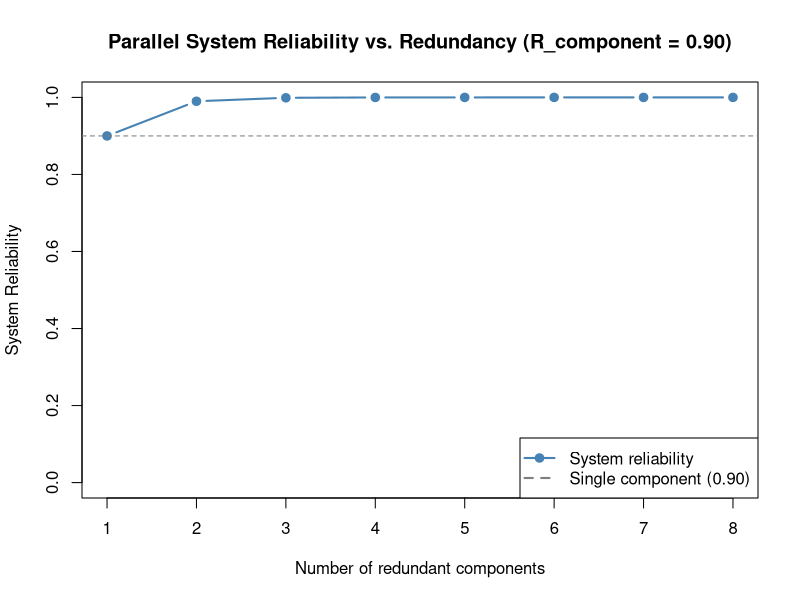

The R source for this figure:
## ---- chunk 1
#| message: false
library(DiagrammeR)
## ---- chunk 2
#| eval: !expr knitr::is_html_output()
grViz("
digraph series {
  rankdir = LR
  graph [bgcolor = transparent]
  node [shape = rectangle, style = filled, fillcolor = '#AED6F1',
        fontname = 'sans-serif', fontsize = 12, margin = '0.2,0.1']
  edge [arrowsize = 0.8]
  I [shape = point, width = 0.15, fillcolor = black]
  A [label = 'Motor\nR = 0.95']
  B [label = 'Pump\nR = 0.90']
  C [label = 'Valve\nR = 0.98']
  O [shape = point, width = 0.15, fillcolor = black]
  I -> A -> B -> C -> O
}
")
## ---- chunk 3
R_motor <- 0.95
R_pump  <- 0.90
R_valve <- 0.98

R_series <- R_motor * R_pump * R_valve
R_series  # ~0.838
## ---- chunk 4
R_components <- c(0.98, 0.96, 0.99, 0.94, 0.97)
# R_series <- prod(R_components)
## ---- chunk 5
R_components <- c(0.98, 0.96, 0.99, 0.94, 0.97)
R_series <- prod(R_components)
R_series  # ~0.845
## ---- chunk 6
#| eval: !expr knitr::is_html_output()
grViz("
digraph parallel {
  rankdir = LR
  graph [bgcolor = transparent]
  node [shape = rectangle, style = filled, fillcolor = '#A9DFBF',
        fontname = 'sans-serif', fontsize = 12, margin = '0.2,0.1']
  edge [arrowsize = 0.8]
  I [shape = point, width = 0.15, fillcolor = black]
  A [label = 'Generator 1\nR = 0.90']
  B [label = 'Generator 2\nR = 0.85']
  O [shape = point, width = 0.15, fillcolor = black]
  I -> A -> O
  I -> B -> O
}
")
## ---- chunk 7
R_gen1 <- 0.90  # Generator 1
R_gen2 <- 0.85  # Generator 2

R_parallel <- 1 - (1 - R_gen1) * (1 - R_gen2)
R_parallel  # 0.985
## ---- chunk 8
n_vals <- 1:8
Rc     <- 0.90
R_par  <- 1 - (1 - Rc)^n_vals

plot(n_vals, R_par, type = "b", col = "steelblue", lwd = 2, pch = 19,
     xlab = "Number of redundant components",
     ylab = "System Reliability",
     main = "Parallel System Reliability vs. Redundancy (R_component = 0.90)",
     ylim = c(0, 1))
abline(h = Rc, col = "gray50", lty = 2)
legend("bottomright",
       legend = c("System reliability", "Single component (0.90)"),
       col = c("steelblue", "gray50"), lty = c(1, 2), pch = c(19, NA), lwd = 2)
## ---- chunk 9
R_components <- c(0.88, 0.88, 0.88)
# R_parallel <- 1 - prod(1 - R_components)
## ---- chunk 10
R_components <- c(0.88, 0.88, 0.88)
R_parallel <- 1 - prod(1 - R_components)
R_parallel  # ~0.9983
## ---- chunk 11
#| eval: !expr knitr::is_html_output()
grViz("
digraph mixed {
  rankdir = LR
  graph [bgcolor = transparent]
  node [shape = rectangle, style = filled, fillcolor = '#F9E79F',
        fontname = 'sans-serif', fontsize = 12, margin = '0.2,0.1']
  edge [arrowsize = 0.8]
  I [shape = point, width = 0.15, fillcolor = black]
  S [label = 'Sensor\nR = 0.95']
  T [label = 'Transmitter\nR = 0.97']
  A1 [label = 'Actuator 1\nR = 0.90']
  A2 [label = 'Actuator 2\nR = 0.90']
  O [shape = point, width = 0.15, fillcolor = black]
  I -> S -> T -> A1 -> O
  T -> A2 -> O
}
")
## ---- chunk 12
# Subsystem A (series)
R_A <- 0.95 * 0.97
R_A

# Subsystem B (parallel)
R_B <- 1 - (1 - 0.90) * (1 - 0.90)
R_B

# Overall system (A and B in series)
R_system <- R_A * R_B
R_system
## ---- chunk 13
#| eval: !expr knitr::is_html_output()
grViz("
digraph koon {
  rankdir = LR
  graph [bgcolor = transparent]
  node [shape = rectangle, style = filled, fillcolor = '#D7BDE2',
        fontname = 'sans-serif', fontsize = 12, margin = '0.2,0.1']
  edge [arrowsize = 0.8]
  I  [shape = point, width = 0.15, fillcolor = black]
  C1 [label = 'Computer 1\nR = 0.99']
  C2 [label = 'Computer 2\nR = 0.99']
  C3 [label = 'Computer 3\nR = 0.99']
  V  [label = 'Voter\n(2-of-3)', shape = diamond, fillcolor = '#F1948A', fontsize = 11]
  O  [shape = point, width = 0.15, fillcolor = black]
  I -> C1 -> V
  I -> C2 -> V
  I -> C3 -> V
  V -> O
}
")
## ---- chunk 14
n <- 3      # total components
k <- 2      # minimum required
p <- 0.99   # individual reliability

R_voting <- 1 - pbinom(k - 1, n, 1 - p)
R_voting  # 0.9997
## ---- chunk 15
n <- 5
k <- 3
p <- 0.95
# R_sys <- 1 - pbinom(k - 1, n, 1 - p)
## ---- chunk 16
n <- 5
k <- 3
p <- 0.95
R_sys <- 1 - pbinom(k - 1, n, 1 - p)
R_sys  # ~0.9988
## ---- chunk 17
lambda <- 0.01  # failures per hour

MTTF_single   <- 1 / lambda
MTTF_parallel <- (1 / lambda) * (1 + 1/2)

MTTF_single    # 100 hours
MTTF_parallel  # 150 hours — 50% longer with one spare
## ---- chunk 18
lambda <- 0.001   # total component failure rate (per hour)
t      <- 1000    # mission time (hours)

beta_vals <- c(0, 0.05, 0.10, 0.20)

results <- sapply(beta_vals, function(b) {
  R_ind <- exp(-(1 - b) * lambda * t)   # independent reliability
  R_ccf <- exp(-b * lambda * t)         # common-cause reliability
  R_sys <- (1 - (1 - R_ind)^2) * R_ccf
  round(R_sys, 4)
})

data.frame(beta_CCF = beta_vals, R_system = results)
## ---- chunk 19
#| eval: !expr knitr::is_html_output()
grViz("
digraph fta {
  rankdir = TB
  graph [bgcolor = transparent]
  node [fontname = 'sans-serif', fontsize = 12, style = filled]
  edge [arrowsize = 0.8]
  Top [label = 'System\nFailure',  shape = rectangle, fillcolor = '#E74C3C', fontcolor = white]
  OR  [label = 'OR Gate',          shape = diamond,   fillcolor = '#F39C12']
  F1  [label = 'Component A\nFails', shape = ellipse, fillcolor = '#AED6F1']
  F2  [label = 'Component B\nFails', shape = ellipse, fillcolor = '#AED6F1']
  Top -> OR
  OR  -> F1
  OR  -> F2
}
")
## ---- chunk 20
# Step 1 — Water supply subsystem
R_pump_parallel <- 1 - (1 - 0.92)^2
R_water <- R_pump_parallel * 0.99
R_water

# Step 2 — Control subsystem
R_control <- 1 - (1 - 0.97) * (1 - 0.95)
R_control

# Step 3 — Overall system (both subsystems in series)
R_system <- R_water * R_control
R_system
## ---- chunk 21
R_pump1  <- 0.92
R_pump2  <- 0.92
R_filter <- 0.999   # upgraded from 0.99
R_ctrl1  <- 0.97
R_ctrl2  <- 0.95
## ---- chunk 22
R_pump1  <- 0.92
R_pump2  <- 0.92
R_filter <- 0.999
R_ctrl1  <- 0.97
R_ctrl2  <- 0.95

R_pump_parallel <- 1 - (1 - R_pump1) * (1 - R_pump2)
R_water   <- R_pump_parallel * R_filter
R_control <- 1 - (1 - R_ctrl1) * (1 - R_ctrl2)
R_system  <- R_water * R_control
R_system  # ~0.985
